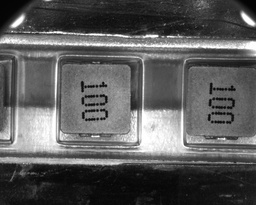
#> input picture source/100-4.jpg, 256 x 205 px, shrunk from 1280 x 1024 before the run
$ jupyter execute main_shapeMatching.ipynb
#> lines starting #> are read from the running program, lines starting #| are printed output that depends on the picture; after the words box and inside, x2 and y2 are one past the last pixel; in counts of white or black regions, pixels touching at a corner belong together
[cell 1]
import cv2
import numpy as np
import time
import os
import matplotlib.pyplot as plt
import itertools
from scipy.signal import convolve2d, correlate2d

[cell 2]
img = cv2.imread('./source/100-4.jpg')
#> img is the input picture: shape (205, 256, 3); min 3, max 255, mean 90.9
template = cv2.imread('./template/100-Template.jpg')
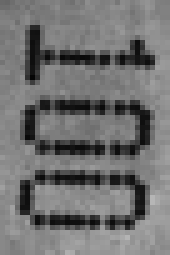
#> input picture template/100-Template.jpg, 34 x 51 px, shrunk from 170 x 253 before the run (shown 5 times larger)
#> template is the input picture: shape (51, 34, 3); min 6, max 182, mean 113.6

[cell 3]
plt.figure(figsize=(10, 10))
plt.imshow(img)

[cell 4]
plt.figure(figsize=(10, 10))
plt.imshow(template)

[cell 5]
def conv(x, y):
    # pad
    pad = np.array(y.shape) // 2
    padded_x = np.ones([x.shape[0] + pad[0]*2, x.shape[1] + pad[1]*2]) * 0
    padded_x[pad[0]:-pad[0], pad[1]:-pad[1]] = x

    # conv windows
    view_shape = tuple(np.subtract(padded_x.shape, y.shape) + 1) + y.shape
    strides = padded_x.strides + padded_x.strides
    sub_matrices = np.lib.stride_tricks.as_strided(padded_x, view_shape, strides)

    # einsum method
    y = np.flipud(np.fliplr(y))

    m = np.einsum('ij,klij->kl', y, sub_matrices)

    return m

def CrossCorrelation(x, y):
    # pad
    pad = np.array(y.shape) // 2
    padded_x = np.ones([x.shape[0] + pad[0]*2, x.shape[1] + pad[1]*2]) * 0
    padded_x[pad[0]:-pad[0], pad[1]:-pad[1]] = x

    # conv windows
    view_shape = tuple(np.subtract(padded_x.shape, y.shape) + 1) + y.shape
    strides = padded_x.strides + padded_x.strides
    sub_matrices = np.lib.stride_tricks.as_strided(padded_x, view_shape, strides)

    # einsum method
    m = np.einsum('ij,klij->kl', y, sub_matrices)

    return m

[cell 6]
img = img[:, :, 2]*0.299 + img[:, :, 1]*0.587 + img[:, :, 0]*0.114
#> img: shape (205, 256) float64
img = img.astype(np.uint8)

template = template[:, :, 2]*0.299 + template[:, :, 1]*0.587 + template[:, :, 0]*0.114
#> template: shape (51, 34) float64
template = template.astype(np.uint8)

[cell 7]
fig, ax = plt.subplots(1, 2, figsize=(30, 10))
ax[0].imshow(img, cmap='gray')
ax[1].imshow(template, cmap='gray')

[cell 8]
dst = cv2.cornerHarris(template, 2, 3, 0.04)
# dst = cv2.Canny(template, 200, 250)

a = (dst - dst.min()) / (dst.max() - dst.min()) * 255
a = np.abs(a)

featureMap = a < 140
#> featureMap: shape (51, 34) bool; 96.8% white; black in thin lines or dots, all inside (x1, y1, x2, y2) = (4, 5, 32, 47)

b = np.zeros(a.shape)
b[featureMap] = 1

plt.figure(figsize=(10, 10))
plt.imshow(b, cmap='gray')
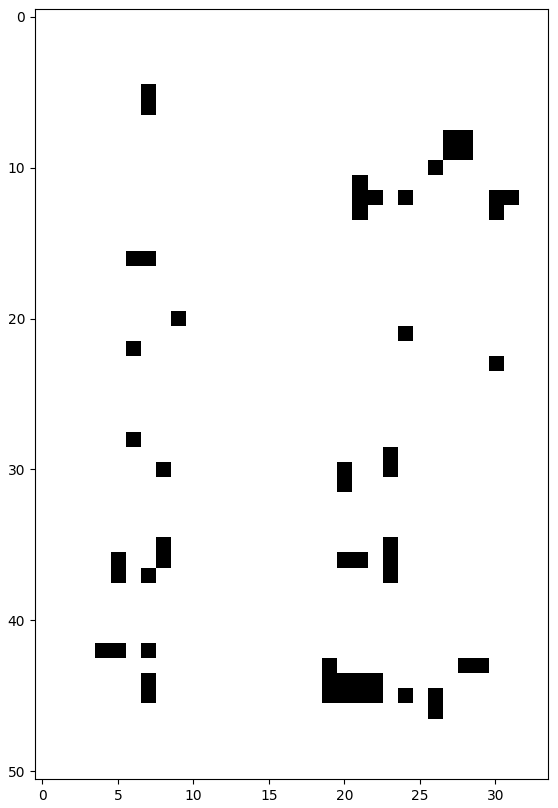
#> figure drawn by matplotlib, 1 panel

[cell 9]
np.sum(featureMap)
#> Out = 1678

[cell 10]
Sx = np.array([[1, 0, -1],
               [2, 0, -2],
               [1, 0, -1]])
Sy = np.array([[1, 2, 1],
               [0, 0, 0],
               [-1, -2, -1]])

[cell 11]
Gx = convolve2d(template, Sx, mode='same', boundary='fill', fillvalue=0)
Gy = convolve2d(template, Sy, mode='same', boundary='fill', fillvalue=0)

[cell 12]
d = np.empty([*template.shape, 2])
d[:, :, 0] = np.sqrt(Gx**2 + Gy**2)
d[:, :, 1] = np.arctan2(Gx, Gy)

[cell 13]
p = np.empty([*template.shape, 2], dtype=np.int32)
p_center = np.array(template.shape)//2
#> p_center = [25, 17]
for x, y in itertools.product(range(template.shape[0]), range(template.shape[1])):
    p[x, y, :] = [x, y]
p = p - p_center

[cell 14]
Gx = convolve2d(img, Sx, mode='same', boundary='fill', fillvalue=0)
#> Gx: shape (205, 256) int64
Gy = convolve2d(img, Sy, mode='same', boundary='fill', fillvalue=0)
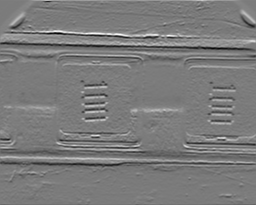
#> Gy: shape (205, 256) int64; min -812, max 866, mean -0.5; drawn with min black and max white

[cell 15]
e = np.empty([*img.shape, 2])
e[:, :, 0] = np.sqrt(Gx**2 + Gy**2)
e[:, :, 1] = np.arctan2(Gx, Gy)

[cell 16]
d = d[featureMap]
#> d = 1678 pairs, first value 0 to 637, second value -3.14 to 3.14
p = p[featureMap]
#> p = 1678 pairs, first value -25 to 25, second value -17 to 16

[cell 17]
res = np.zeros(img.shape)
for qx, qy in itertools.product(range(-p[:, 0].min(), img.shape[0] - p[:, 0].max()), range(-p[:, 1].min(), img.shape[1] - p[:, 1].max())):
    center = p + [qx, qy]
    e_part = e[center[:, 0], center[:, 1]]
    res[qx, qy] = np.mean(np.nan_to_num(np.sum(e_part * d, axis=-1) / np.sqrt((d[:, 0]**2 + d[:, 1]**2) * (e_part[:, 0]**2 + e_part[:, 1]**2))))

[cell 18]
plt.figure(figsize=(20, 10))
plt.imshow(e[:, :, 0])
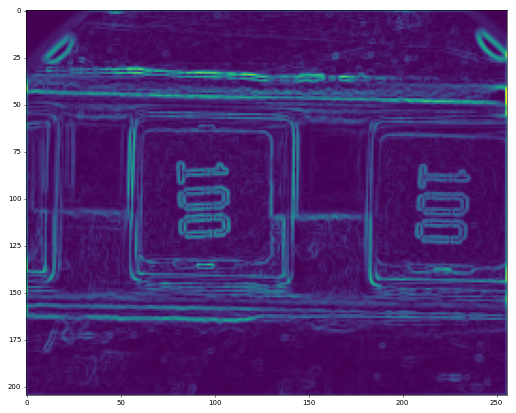
#> figure drawn by matplotlib, 1 panel

[cell 19]
plt.figure(figsize=(20, 10))
plt.imshow(res)

[cell 20]
w, h = template.shape[::-1]
#> w = 34; h = 51
img_res = img.copy()

threshold = 0.6
loc = np.where( res >= threshold)
#> loc = 34565 positions, rows 25 to 179, columns 17 to 239
for pt in zip(*loc[::-1]):
    cv2.rectangle(img_res, (pt[0] - w//2, pt[1] - h//2), (pt[0] + w//2, pt[1] + h//2), (0,0,255), 2)
#> this loop made 34565 passes
#> pt on passes 1 to 3: (17, 25), (18, 25), (19, 25)
#> img_res: shape (205, 256); every value is 0

plt.figure(figsize=(20, 10))
plt.imshow(img_res, cmap='gray')

# write into function

[cell 21]
def matching(simg, stempl):
    dst = cv2.Canny(stempl, 200, 1)
    featureMap = dst > 0

    # [7 lines of commented-out code are left out]
    pad = np.array(stempl.shape) // 2
    padded_x = np.ones([simg.shape[0] + pad[0]*2, simg.shape[1] + pad[1]*2]) * 0
    padded_x[pad[0]:-pad[0], pad[1]:-pad[1]] = simg

    simg = padded_x

    # sobel
    Sx = np.array([[1, 0, -1],
               [2, 0, -2],
               [1, 0, -1]])
    Sy = np.array([[1, 2, 1],
                [0, 0, 0],
                [-1, -2, -1]])

    # template gradient
    d = np.empty([*stempl.shape, 2])
    d[:, :, 0] = convolve2d(stempl, Sx, mode='same', boundary='fill', fillvalue=0)
    d[:, :, 1] = convolve2d(stempl, Sy, mode='same', boundary='fill', fillvalue=0)

    # feature position
    p = np.empty([*stempl.shape, 2], dtype=np.int32)
    for x, y in itertools.product(range(stempl.shape[0]), range(stempl.shape[1])):
        p[x, y, :] = [x, y]

    # image grsdient
    e = np.empty([*simg.shape, 2])
    e[:, :, 0] = convolve2d(simg, Sx, mode='same', boundary='fill', fillvalue=0)
    e[:, :, 1] = convolve2d(simg, Sy, mode='same', boundary='fill', fillvalue=0)

    d = d[featureMap]
    p = p[featureMap]

    res = np.zeros(simg.shape)
    for qx, qy in itertools.product(range(simg.shape[0] - stempl.shape[0]), range(simg.shape[1] - stempl.shape[1])):

        ps = p + [qx, qy]
        e_part = e[ps[:, 0], ps[:, 1]]
        res[qx, qy] = np.mean(np.nan_to_num((np.sum(e_part * d, axis=-1)) / np.sqrt((d[:, 0]**2 + d[:, 1]**2) * (e_part[:, 0]**2 + e_part[:, 1]**2))))

    return res[:-stempl.shape[0], :-stempl.shape[1]]

[cell 22]
st = time.time()
res = matching(img, template)
#> in matching, `dst = cv2.Canny(stempl, 200, 1)`: dst: shape (51, 34); 20.4% white in thin lines or dots, all inside (x1, y1, x2, y2) = (2, 0, 31, 46)
#> in matching, `padded_x[pad[0]:-pad[0], pad[1]:-pad[1]] = simg`:
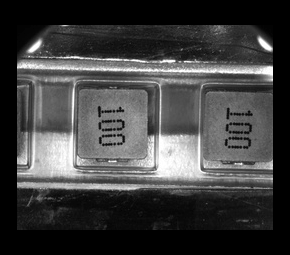
#> padded_x: shape (255, 290) float64; min 0, max 255, mean 64.4
#> in matching, `d = d[featureMap]`: d = 353 pairs, first value -515 to 613, second value -517 to 541
#> in matching, `p = p[featureMap]`: p = 353 pairs, first value 0 to 45, second value 2 to 30
#> after the loop in matching, `for qx, qy in itertools.product(range(simg.shape[0] - stempl.shape[0])..`:
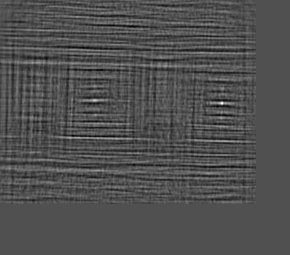
#> res: shape (255, 290) float64; min -0.425, max 0.919, mean -0.000816; drawn with min black and max white
#> in matching, `return res[:-stempl.shape[0], :-stempl.shape[1]]`:
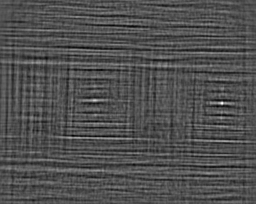
#> returned value: shape (204, 256) float64; min -0.425, max 0.919, mean -0.00116; drawn with min black and max white
print(time.time() - st, 'sec')

[cell 23]
plt.figure(figsize=(20, 10))
plt.imshow(res, cmap='gray')

[cell 24]
w, h = template.shape[::-1]
img_res = img.copy()

threshold = 0.2
loc = np.where( res >= threshold)
#> loc = 1388 positions, rows 2 to 197, columns 3 to 248
for pt in zip(*loc[::-1]):
    cv2.rectangle(img_res, (pt[0] - w//2, pt[1] - h//2), (pt[0] + w//2, pt[1] + h//2), (0, 0, 255), 2)
#> this loop made 1388 passes
#> pt on passes 1 to 3: (78, 2), (52, 6), (53, 6)
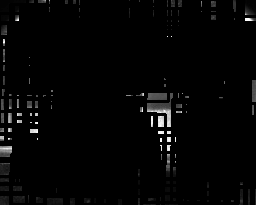
#> img_res: shape (205, 256); min 0, max 255, mean 4.7

plt.figure(figsize=(20, 10))
plt.imshow(img_res, cmap='gray')

[cell 25]
def search(init_position, w, h, level:int):
    print(level, init_position)
    if level < 0:
        return []


    # matching
    h_upper = init_position[0] + h
    h_lower = init_position[0]
    w_upper = init_position[1] + w
    w_lower = init_position[1]

    conv_img = matching(imgs[level][h_lower:h_upper, w_lower:w_upper], templates[level])

    # plt.figure(figsize=(10, 10))
    # plt.imshow(conv_img, cmap='gray')

    # find points larger than threshold
    threshold = 0.8
    norm_result = (conv_img - conv_img.min()) / (conv_img.max() - conv_img.min())
    loc = np.where( norm_result >= threshold)

    # remove same points
    target_position = []
    for n, (x, y) in enumerate(zip(*loc)):
        if n == 0:
            target_position.append([x, y])
            continue

        store = True
        for point in target_position:
            distance = np.sqrt((point[0] - x)**2 + (point[1] - y)**2)
            if distance < imgs[level].shape[0] * 0.15:
                store = False
                break

        if store:
            target_position.append([x, y])

    if len(target_position) == 0:
        return []

    target_position = np.array(target_position) - np.array(templates[level].shape)//2


    # [9 lines of commented-out code are left out]
    results = []
    for search_center in target_position:
        search_center = np.array(search_center)
        if level == 0:
            return [search_center + init_position]
        else:
            result = search((search_center + init_position) * 2, templates[level-1].shape[1], templates[level-1].shape[0] , level=level-1)
            results.extend(result)

    return results

[cell 26]
# copys
imgs = []
imgs.append(img)

templates = []
templates.append(template)

n_subsample = 3

for i in range(n_subsample):
    imgs.append(imgs[-1][::2, ::2])
    templates.append(templates[-1][::2, ::2])
#> after the loop, imgs = 4 items; templates = 4 items

[cell 27]
tar = search(np.array([0, 0]), imgs[-1].shape[1], imgs[-1].shape[0], level=len(imgs)-1)
#| 3 [0 0]
#> in search, `h_upper = init_position[0] + h`: h_upper = 26
#> in search, `h_lower = init_position[0]`: h_lower = 0
#> in search, `w_upper = init_position[1] + w`: w_upper = 32
#> in search, `w_lower = init_position[1]`: w_lower = 0
#> after the loop in matching (call 2), `for qx, qy in itertools.product(range(simg.shape[0] - stempl.shape[0])..`: res: shape (32, 36) float64; 67.27% of the values are NaN or infinite; the others: min 0, max 0, mean 0
#> in matching (call 2), `return res[:-stempl.shape[0], :-stempl.shape[1]]`: returned value: shape (25, 31) float64; every value is NaN or infinite
#> in search, `loc = np.where( norm_result >= threshold)`: loc = (empty array, empty array)
#> after the loop in search, `for n, (x, y) in enumerate(zip(*loc)):`: target_position = []
#> tar = []

[cell 28]
tar

[cell 29]
img_res = imgs[0].copy()
for pt in tar:
    cv2.rectangle(img_res, pt[::-1], (pt[1] + templates[0].shape[1], pt[0] + templates[0].shape[0]), (0, 0, 255), 2)
#> this loop made 0 passes
plt.figure(figsize=(10, 10))
plt.imshow(img_res, cmap='gray')

# Pyramid Down

[cell 30]
def search(init_position, w, h, level:int):
    if level < 0:
        return []


    # matching
    h_upper = init_position[0] + h
    h_lower = init_position[0]
    w_upper = init_position[1] + w
    w_lower = init_position[1]


    conv_img = cv2.matchTemplate(imgs[level][h_lower:h_upper, w_lower:w_upper], templates[level], cv2.TM_CCOEFF_NORMED)


    # find points larger than threshold
    threshold = 0.6
    loc = np.where( conv_img >= threshold)

    # remove same points
    target_position = []
    for n, (x, y) in enumerate(zip(*loc)):
        if n == 0:
            target_position.append([x, y])
            continue

        distance = np.sqrt((target_position[-1][0] - x)**2 + (target_position[-1][1] - y)**2)
        if distance < 50:
            continue

        target_position.append([x, y])
    target_position = np.array(target_position)

    if len(target_position) == 0:
        return []

    # upsample
    results = []
    for search_center in target_position:
        search_center = np.array(search_center)
        if level == 0:
            return [search_center + init_position]
        else:
            result = search((search_center + init_position) * 2, templates[level-1].shape[1], templates[level-1].shape[0] , level=level-1)
            results.extend(result)

    return results

[cell 31]
w, h = template.shape[::-1]
img_res = img.copy()

st = time.time()

# copys
imgs = []
imgs.append(img)

templates = []
templates.append(template)

n_subsample = 3

for i in range(n_subsample):
    imgs.append(imgs[-1][::2, ::2])
    templates.append(templates[-1][::2, ::2])

# searching
for pt in search(np.array([0, 0]), imgs[-1].shape[1], imgs[-1].shape[0], level=len(imgs)-1):
#> in search, `h_upper = init_position[0] + h`: h_upper = 26
#> in search, `h_lower = init_position[0]`: h_lower = 0
#> in search, `w_upper = init_position[1] + w`: w_upper = 32
#> in search, `w_lower = init_position[1]`: w_lower = 0
#> in search, `threshold = 0.6`: threshold = 0.6
#> in search, `loc = np.where( conv_img >= threshold)`: loc = ([1, 1], [12, 13])
#> in search, `target_position = np.array(target_position)`: target_position = [[1, 12]]
    cv2.rectangle(img_res, pt[::-1], (pt[1] + w, pt[0] + h), (0,0,255), 2)
plt.imshow(img_res, cmap='gray')
plt.title(f'{time.time() - st}s')

[cell 32]
# openCV
w, h = template.shape[::-1]
img_res = img.copy()

st = time.time()

res = cv2.matchTemplate(img, template, cv2.TM_CCOEFF_NORMED)
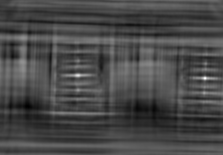
#> res: shape (155, 223) float32; min -0.372, max 0.868, mean -0.0176; drawn with min black and max white

threshold = 0.6
loc = np.where( res >= threshold)
#> loc = 10 positions, rows 75 to 78, columns 76 to 206
for pt in zip(*loc[::-1]):
    cv2.rectangle(img_res, pt, (pt[0] + w, pt[1] + h), (0,0,255), 2)
#> this loop made 10 passes
#> pt on passes 1 to 10: (76, 75), (77, 75), (78, 75), (79, 75), (204, 77), (205, 77), (203, 78), (204, 78), (205, 78), (206, 78)
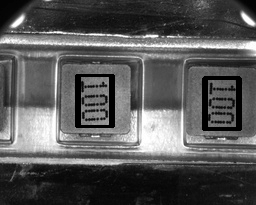
#> img_res: shape (205, 256); min 0, max 255, mean 86.9

plt.imshow(img_res, cmap='gray')
plt.title(f'{time.time() - st}s')
